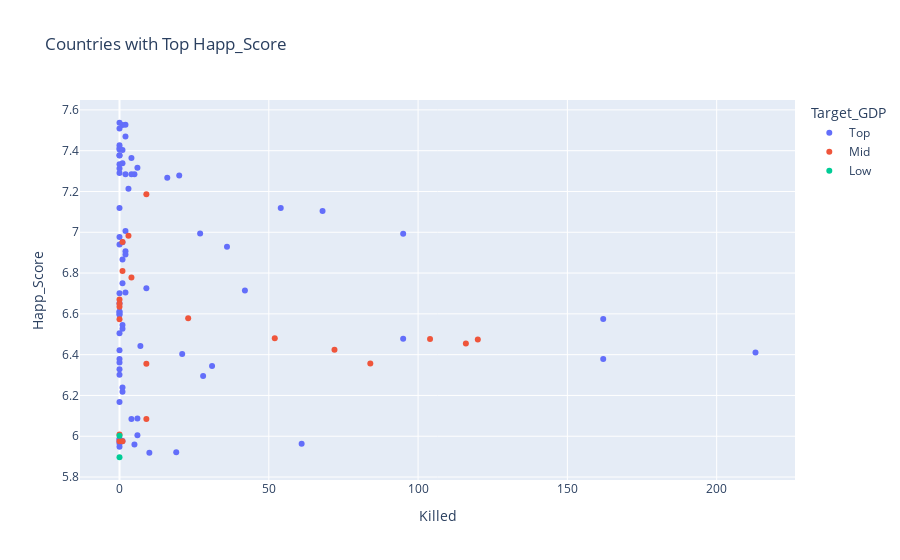
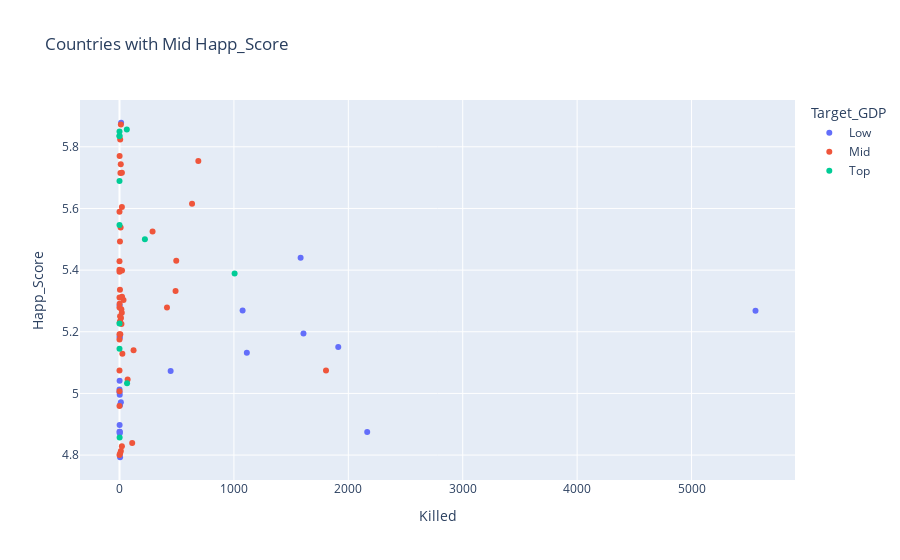

Source (notebook cell) for these figures, in order:
### Markdown cell above
We observe that the average and max number of killed person are highest in low happiness level countries and vice versa.

### Code cell
fig= px.scatter(df_ttop, x= 'Killed',y ='Happ_Score', color='Target_GDP', hover_data=['Killed', 'Country', 'GDP', 'Year'], 
               title='Countries with Top Happ_Score')

fig.show()
fig= px.scatter(df_tmid, x= 'Killed',y ='Happ_Score', color='Target_GDP',hover_data=['Killed', 'Country', 'GDP', 'Year'],
               title='Countries with Mid Happ_Score')
fig.show()
fig= px.scatter(df_tlow, x= 'Killed',y ='Happ_Score', color='Target_GDP',hover_data=['Killed', 'Country', 'GDP', 'Year'],
               title='Countries with Low Happ_Score')
fig.show()

### Figure 1 — Plotly figure (JSON) as saved in the notebook; plotly's stock layout.template omitted (floating-point values rounded to 4 significant figures; data arrays with more than 128 entries replaced by an {"elided": "..."} marker saying what was removed)
{"data": [{"customdata": {"elided": "78x4 mixed values"}, "hovertemplate": "Target_GDP=Top<br>Killed=%{customdata[0]}<br>Happ_Score=%{y}<br>Country=%{customdata[1]}<br>GDP=%{customdata[2]}<br>Year=%{customdata[3]}<extra></extra>", "legendgroup": "Top", "marker": {"color": "#636efa", "symbol": "circle"}, "mode": "markers", "name": "Top", "orientation": "v", "showlegend": true, "type": "scatter", "x": [2, 0, 0, 0, 4, 2, 20, 54, 0, 1, 1, 0, 162, 0, 213, 0, 0, 28, 0, 0, 0, 5, 0, 1, 0, 0, 1, 1, 0, 0, 0, 16, 0, 68, 27, 36, 2, 9, 2, 0, 0, 1, 95, 162, 0, 0, 1, 1, 6, 1, 19, 10, 0, 2, 0, 6, 5, 4, 3, 2, 95, 0, 1, 2, 42, 0, 0, 0, 1, 7, 0, 21, 31, 6, 4, 0, 0, 61], "xaxis": "x", "y": [7.527, 7.427, 7.406, 7.378, 7.364, 7.284, 7.278, 7.119, 6.94, 6.867, 6.75, 6.611, 6.575, 6.505, 6.411, 6.329, 6.302, 6.295, 6.168, 5.987, 5.984, 5.96, 5.948, 7.526, 7.509, 7.413, 7.404, 7.339, 7.334, 7.313, 7.291, 7.267, 7.119, 7.104, 6.994, 6.929, 6.907, 6.725, 6.705, 6.701, 6.596, 6.545, 6.478, 6.379, 6.379, 6.361, 6.239, 6.218, 6.005, 5.977, 5.921, 5.919, 7.537, 7.469, 7.377, 7.316, 7.284, 7.284, 7.213, 7.006, 6.993, 6.977, 6.951, 6.891, 6.714, 6.652, 6.609, 6.599, 6.527, 6.442, 6.422, 6.403, 6.344, 6.087, 6.084, 5.973, 5.964, 5.963], "yaxis": "y"}, {"customdata": [[9, "Mexico", 1.021, 2015], [3, "Brazil", 0.9812, 2015], [1, "Venezuela", 1.044, 2015], [0, "Chile", 1.107, 2015], [0, "Argentina", 1.054, 2015], [104, "Colombia", 0.9186, 2015], [116, "Thailand", 0.9669, 2015], [0, "Ecuador", 0.864, 2015], [1, "Brazil", 1.088, 2016], [4, "Mexico", 1.115, 2016], [0, "Argentina", 1.151, 2016], [52, "Colombia", 1.03, 2016], [120, "Thailand", 1.089, 2016], [9, "Algeria", 1.053, 2016], [9, "Venezuela", 1.134, 2016], [1, "Ecuador", 0.9731, 2016], [0, "Brazil", 1.107, 2017], [23, "Mexico", 1.153, 2017], [72, "Thailand", 1.128, 2017], [84, "Colombia", 1.071, 2017], [0, "Ecuador", 1.001, 2017]], "hovertemplate": "Target_GDP=Mid<br>Killed=%{customdata[0]}<br>Happ_Score=%{y}<br>Country=%{customdata[1]}<br>GDP=%{customdata[2]}<br>Year=%{customdata[3]}<extra></extra>", "legendgroup": "Mid", "marker": {"color": "#EF553B", "symbol": "circle"}, "mode": "markers", "name": "Mid", "orientation": "v", "showlegend": true, "type": "scatter", "x": [9, 3, 1, 0, 0, 104, 116, 0, 1, 4, 0, 52, 120, 9, 9, 1, 0, 23, 72, 84, 0], "xaxis": "x", "y": [7.187, 6.983, 6.81, 6.67, 6.574, 6.477, 6.455, 5.975, 6.952, 6.778, 6.65, 6.481, 6.474, 6.355, 6.084, 5.976, 6.635, 6.578, 6.424, 6.357, 6.008], "yaxis": "y"}, {"customdata": [[0, "Uzbekistan", 0.6324, 2015], [0, "Moldova", 0.6918, 2016]], "hovertemplate": "Target_GDP=Low<br>Killed=%{customdata[0]}<br>Happ_Score=%{y}<br>Country=%{customdata[1]}<br>GDP=%{customdata[2]}<br>Year=%{customdata[3]}<extra></extra>", "legendgroup": "Low", "marker": {"color": "#00cc96", "symbol": "circle"}, "mode": "markers", "name": "Low", "orientation": "v", "showlegend": true, "type": "scatter", "x": [0, 0], "xaxis": "x", "y": [6.003, 5.897], "yaxis": "y"}], "layout": {"legend": {"title": {"text": "Target_GDP"}, "tracegroupgap": 0}, "title": {"text": "Countries with Top Happ_Score"}, "xaxis": {"anchor": "y", "domain": [0, 1], "title": {"text": "Killed"}}, "yaxis": {"anchor": "x", "domain": [0, 1], "title": {"text": "Happ_Score"}}}}

### Figure 2 — Plotly figure (JSON) as saved in the notebook; plotly's stock layout.template omitted (floating-point values rounded to 4 significant figures; data arrays with more than 128 entries replaced by an {"elided": "..."} marker saying what was removed)
{"data": [{"customdata": [[14, "Paraguay", 0.7599, 2015], [1, "Kyrgyzstan", 0.4743, 2015], [5559, "Nigeria", 0.6543, 2015], [1608, "Pakistan", 0.5954, 2015], [447, "Philippines", 0.7053, 2015], [0, "Morocco", 0.7348, 2015], [12, "Mozambique", 0.08308, 2015], [1, "Lesotho", 0.3755, 2015], [0, "Laos", 0.5907, 2015], [1583, "Somalia", 0, 2016], [1, "Kyrgyzstan", 0.5604, 2016], [1113, "Pakistan", 0.6882, 2016], [2, "Tajikistan", 0.4884, 2016], [3, "Laos", 0.6804, 2016], [2165, "Nigeria", 0.7522, 2016], [2, "Honduras", 0.6943, 2016], [5, "Nepal", 0.4463, 2016], [1076, "Pakistan", 0.7269, 2017], [2, "Honduras", 0.7306, 2017], [1912, "Somalia", 0.02264, 2017], [1, "Tajikistan", 0.5247, 2017], [0, "Kyrgyzstan", 0.5962, 2017], [4, "Nepal", 0.4798, 2017]], "hovertemplate": "Target_GDP=Low<br>Killed=%{customdata[0]}<br>Happ_Score=%{y}<br>Country=%{customdata[1]}<br>GDP=%{customdata[2]}<br>Year=%{customdata[3]}<extra></extra>", "legendgroup": "Low", "marker": {"color": "#636efa", "symbol": "circle"}, "mode": "markers", "name": "Low", "orientation": "v", "showlegend": true, "type": "scatter", "x": [14, 1, 5559, 1608, 447, 0, 12, 1, 0, 1583, 1, 1113, 2, 3, 2165, 2, 5, 1076, 2, 1912, 1, 0, 4], "xaxis": "x", "y": [5.878, 5.286, 5.268, 5.194, 5.073, 5.013, 4.971, 4.898, 4.876, 5.44, 5.185, 5.132, 4.996, 4.876, 4.875, 4.871, 4.793, 5.269, 5.181, 5.151, 5.041, 5.004, 4.962], "yaxis": "y"}, {"customdata": {"elided": "48x4 mixed values"}, "hovertemplate": "Target_GDP=Mid<br>Killed=%{customdata[0]}<br>Happ_Score=%{y}<br>Country=%{customdata[1]}<br>GDP=%{customdata[2]}<br>Year=%{customdata[3]}<extra></extra>", "legendgroup": "Mid", "marker": {"color": "#EF553B", "symbol": "circle"}, "mode": "markers", "name": "Mid", "orientation": "v", "showlegend": true, "type": "scatter", "x": [6, 1, 689, 21, 21, 0, 0, 22, 490, 7, 0, 123, 0, 0, 111, 0, 11, 634, 10, 0, 22, 35, 1, 415, 13, 25, 71, 12, 12, 8, 289, 4, 496, 0, 4, 0, 0, 16, 20, 5, 5, 2, 17, 0, 0, 1805, 21, 5], "xaxis": "x", "y": [5.824, 5.77, 5.754, 5.716, 5.605, 5.589, 5.429, 5.399, 5.332, 5.192, 5.192, 5.14, 5.007, 4.959, 4.839, 4.8, 5.743, 5.615, 5.538, 5.401, 5.314, 5.303, 5.291, 5.279, 5.245, 5.129, 5.045, 4.813, 5.872, 5.715, 5.525, 5.493, 5.43, 5.395, 5.336, 5.311, 5.279, 5.273, 5.262, 5.25, 5.234, 5.23, 5.225, 5.175, 5.074, 5.074, 4.829, 4.805], "yaxis": "y"}, {"customdata": [[0, "Cyprus", 1.208, 2015], [1, "Greece", 1.154, 2015], [64, "Russia", 1.232, 2016], [0, "Poland", 1.246, 2016], [0, "South Korea", 1.359, 2016], [0, "Cyprus", 1.319, 2016], [1006, "Turkey", 1.165, 2016], [0, "Hungary", 1.241, 2016], [66, "Greece", 1.249, 2016], [0, "Latvia", 1.261, 2017], [222, "Turkey", 1.198, 2017], [0, "Greece", 1.289, 2017]], "hovertemplate": "Target_GDP=Top<br>Killed=%{customdata[0]}<br>Happ_Score=%{y}<br>Country=%{customdata[1]}<br>GDP=%{customdata[2]}<br>Year=%{customdata[3]}<extra></extra>", "legendgroup": "Top", "marker": {"color": "#00cc96", "symbol": "circle"}, "mode": "markers", "name": "Top", "orientation": "v", "showlegend": true, "type": "scatter", "x": [0, 1, 64, 0, 0, 0, 1006, 0, 66, 0, 222, 0], "xaxis": "x", "y": [5.689, 4.857, 5.856, 5.835, 5.835, 5.546, 5.389, 5.145, 5.033, 5.85, 5.5, 5.227], "yaxis": "y"}], "layout": {"legend": {"title": {"text": "Target_GDP"}, "tracegroupgap": 0}, "title": {"text": "Countries with Mid Happ_Score"}, "xaxis": {"anchor": "y", "domain": [0, 1], "title": {"text": "Killed"}}, "yaxis": {"anchor": "x", "domain": [0, 1], "title": {"text": "Happ_Score"}}}}
